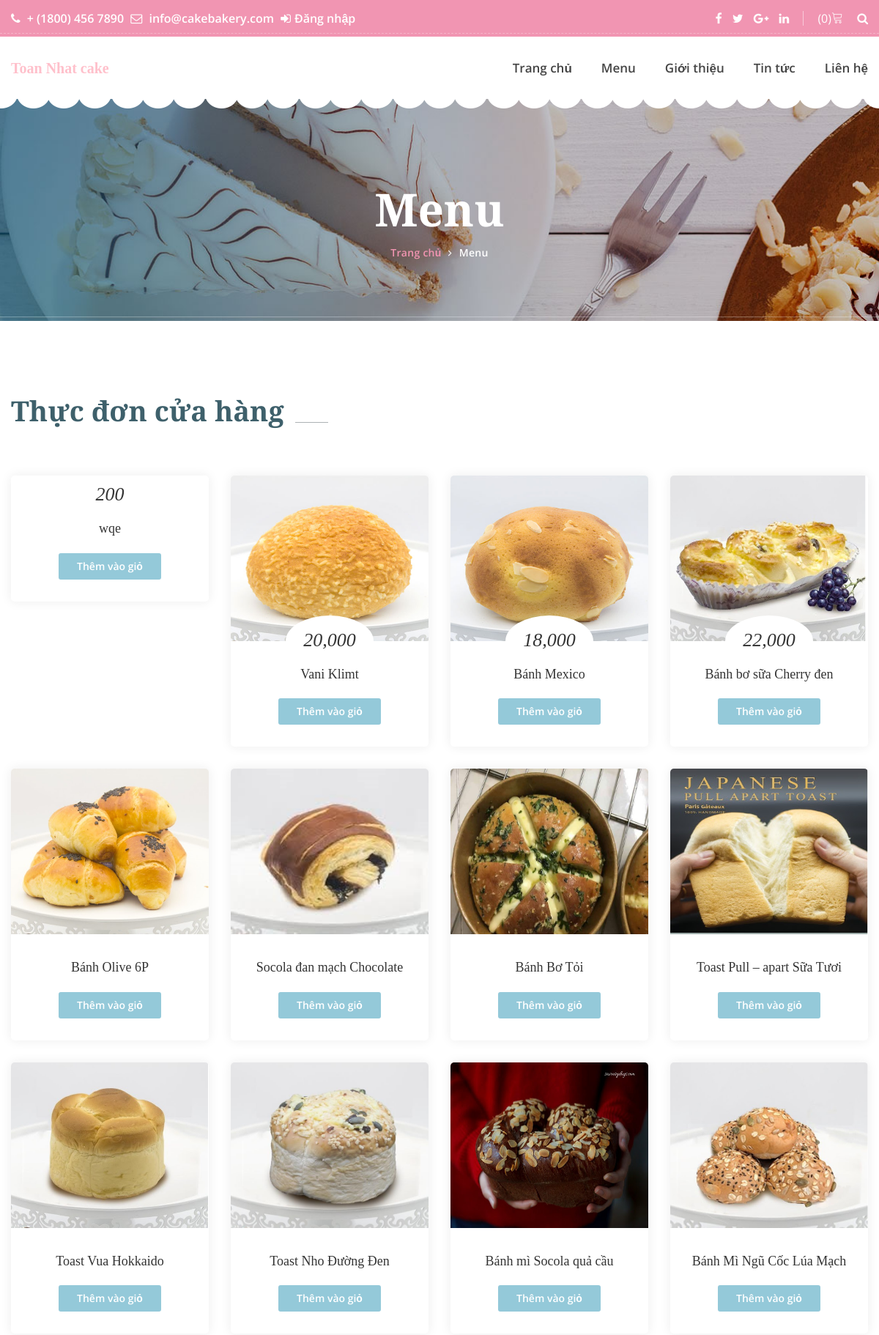
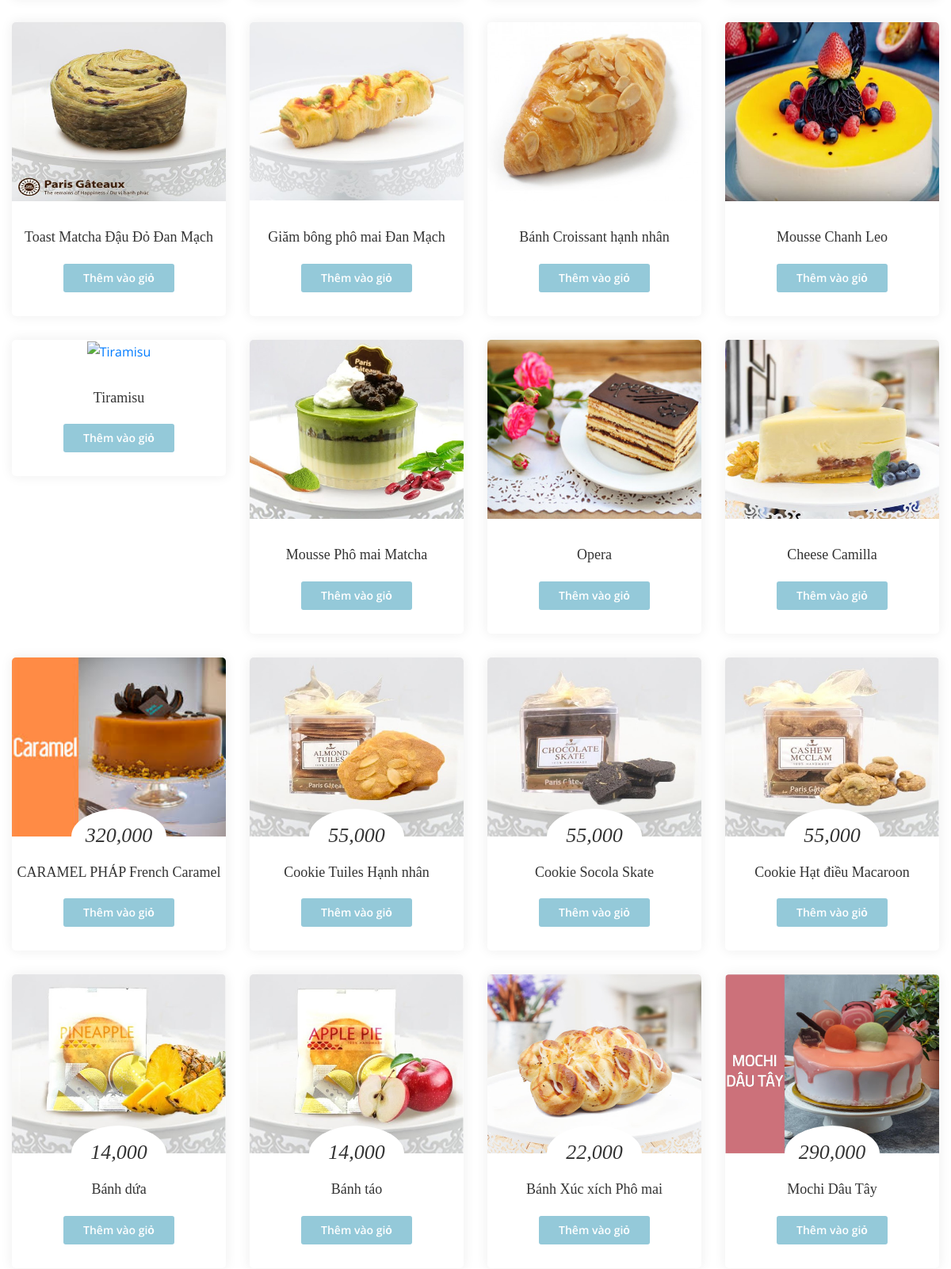
The page /cake.php (upper part) on the database its author committed (2 pictures, top to bottom).
### tables this page shows
CREATE TABLE `banh` (
  `ma_banh` varchar(10) NOT NULL,
  `ten_banh` varchar(50) NOT NULL,
  `gia` int(11) NOT NULL,
  `thanh_phan` text NOT NULL,
  `mo_ta` text NOT NULL,
  `hinh` text NOT NULL,
  `ma_loai` varchar(10) NOT NULL
);

### cake.php (the view, shortened to what this page needs)
<?php
	include('./connectDB.php');
?>
<!DOCTYPE html>
<html lang="en">
<head>
        <?php include("./include/style-link.php") ?>
    </head>
    <body>
		<?php include("./include/header.php") ?>
        <section class="banner_area">
        	<div class="container">
        		<div class="banner_text">
        			<h3>Menu</h3>
        			<ul>
        				<li><a href="index.html">Trang chủ</a></li>
        				<li><a href="cakes.html">Menu</a></li>
        			</ul>
        		</div>
        	</div>
        </section>
        <section class="our_cakes_area p_100">
        	<div class="container">
        		<div class="main_title">
        			<h2>Thực đơn cửa hàng</h2>
        		</div>
        		<div class="cake_feature_row row">
				<?php
						$sqlBanh= "SELECT * FROM `banh`";
						$queryBanh = $pdo->prepare($sqlBanh);
						$queryBanh->execute();
						$dataBanh = $queryBanh->fetchAll();
						foreach($dataBanh as $v){
					?>
					<div class="col-lg-3 col-md-4 col-6">
						<div class="cake_feature_item">
						<a href="chitietsanpham.php?id=<?php echo($v['ma_banh']); ?>">
							<div class="cake_img">
								<img src="img/banh/<?php echo($v['hinh']);?>.jpg" alt="<?php echo($v['ten_banh']);?>">
							</div></a>
							<div class="cake_text">
								<h4><?php echo(number_format($v['gia']));?></h4>
								<h3><?php echo($v['ten_banh']);?></h3>
								<a class="pest_btn" href="themcart.php?id=<?php echo($v['ma_banh']);?>">Thêm vào giỏ</a>
							</div>
						</div>
					</div>
					<?php
						}
					?>
        	</div>
        </section>
    </body>
</html>

### rows shown on the page
banh: gia "200", ten_banh "wqe"
banh: hinh (picture), gia "20,000", ten_banh "Vani Klimt"
banh: hinh (picture), gia "18,000", ten_banh "Bánh Mexico"
banh: hinh (picture), gia "22,000", ten_banh "Bánh bơ sữa Cherry đen"
banh: hinh (picture), gia "32,000", ten_banh "Bánh Olive 6P"
banh: hinh (picture), gia "29,000", ten_banh "Socola đan mạch Chocolate"
banh: hinh (picture), gia "38,000", ten_banh "Bánh Bơ Tỏi"
banh: hinh (picture), gia "35,000", ten_banh "Toast Pull – apart Sữa Tươi"
banh: hinh (picture), gia "32,000", ten_banh "Toast Vua Hokkaido"
banh: hinh (picture), gia "38,000", ten_banh "Toast Nho Đường Đen"
banh: hinh (picture), gia "38,000", ten_banh "Bánh mì Socola quả cầu"
banh: hinh (picture), gia "38,000", ten_banh "Bánh Mì Ngũ Cốc Lúa Mạch"
banh: hinh (picture), gia "42,000", ten_banh "Toast Matcha Đậu Đỏ Đan Mạch"
banh: hinh (picture), gia "29,000", ten_banh "Giăm bông phô mai Đan Mạch"
banh: hinh (picture), ten_banh "Bánh Croissant hạnh nhân"
banh: hinh (picture), gia "320,000", ten_banh "Mousse Chanh Leo"
banh: gia "59,000", ten_banh "Tiramisu"
banh: hinh (picture), gia "55,000", ten_banh "Mousse Phô mai Matcha"
banh: hinh+ten_banh (picture), gia "55,000", ten_banh "Opera"
banh: hinh (picture), gia "65,000", ten_banh "Cheese Camilla"
banh: hinh (picture), gia "320,000", ten_banh "CARAMEL PHÁP French Caramel"
banh: hinh (picture), gia "55,000", ten_banh "Cookie Tuiles Hạnh nhân"
banh: hinh (picture), gia "55,000", ten_banh "Cookie Socola Skate"
banh: hinh (picture), gia "55,000", ten_banh "Cookie Hạt điều Macaroon"
banh: hinh (picture), gia "14,000", ten_banh "Bánh dứa"
banh: hinh (picture), gia "14,000", ten_banh "Bánh táo"
banh: hinh (picture), gia "22,000", ten_banh "Bánh Xúc xích Phô mai"
banh: hinh (picture), gia "290,000", ten_banh "Mochi Dâu Tây"
